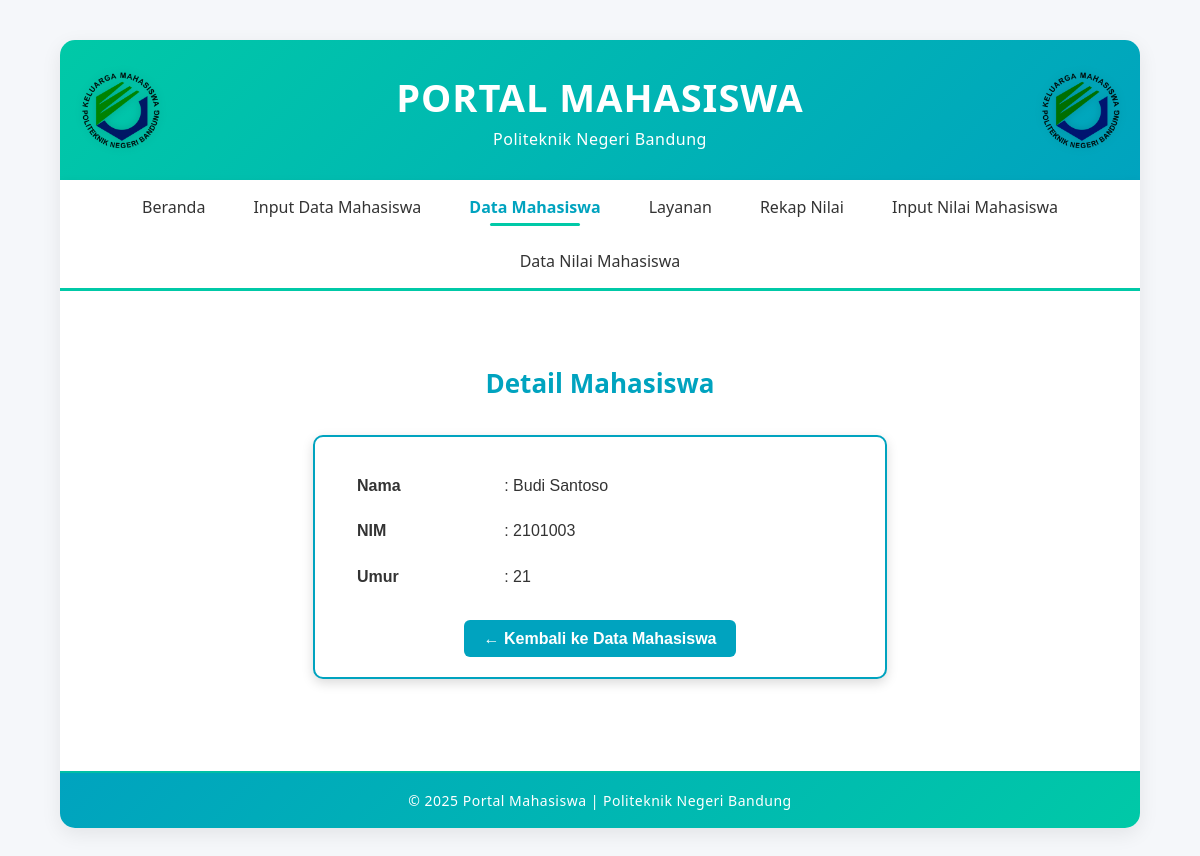
/template_dasar_01.php?page=mhsw&detail=2101003, run on the app's committed database.
### tables this page shows
CREATE TABLE `mahasiswa` (
  `Nim` varchar(15) NOT NULL,
  `Nama` varchar(100) DEFAULT NULL,
  `Umur` int(11) DEFAULT NULL
);

### mhsw.php (the view, shortened to what this page needs)
<?php
$host = "localhost";
$user = "root";
$pass = "";
$db   = "mahasiswa_db";
$conn = new mysqli($host, $user, $pass, $db);
if (isset($_GET['detail'])) {
    $nim = $conn->real_escape_string($_GET['detail']);
    $sql = "SELECT * FROM mahasiswa WHERE Nim='$nim'";
    $result = $conn->query($sql);
    if ($result && $result->num_rows > 0) {
        $data = $result->fetch_assoc();
        ?>
        <h2 style="text-align:center; margin:30px 0; color:#00a3bf;">Detail Mahasiswa</h2>
        <div style="
            width: 50%;
            margin: auto;
            background: #ffffff;
            padding: 25px 40px;
            border: 2px solid #00a3bf;
            border-radius: 10px;
            box-shadow: 0 4px 12px rgba(0,0,0,0.15);
            font-family: 'Poppins', Arial, sans-serif;
        ">
            <table style="width:100%; font-size:16px;">
                <tr>
                    <td style="padding:8px 0; font-weight:bold; width:30%;">Nama</td>
                    <td style="padding:8px 0;">: <?php echo htmlspecialchars($data['Nama']); ?></td>
                </tr>
                <tr>
                    <td style="padding:8px 0; font-weight:bold;">NIM</td>
                    <td style="padding:8px 0;">: <?php echo htmlspecialchars($data['Nim']); ?></td>
                </tr>
                <tr>
                    <td style="padding:8px 0; font-weight:bold;">Umur</td>
                    <td style="padding:8px 0;">: <?php echo htmlspecialchars($data['Umur']); ?></td>
                </tr>
            </table>
            <div style="text-align:center; margin-top:25px;">
                <a href="template_dasar_01.php?page=mhsw"
                   style="background-color:#00a3bf; color:white; padding:10px 20px;
                          border-radius:6px; text-decoration:none; font-weight:bold;">
                   ← Kembali ke Data Mahasiswa
                </a>
            </div>
        </div>
        <?php
    } else {
        echo "<p style='text-align:center; color:red;'>Data mahasiswa tidak ditemukan!</p>";
    }
} ?>

### template_dasar_01.php (style rules this page uses)
body { font-family: 'Poppins', 'Segoe UI', Arial, sans-serif; background-color: #f5f7fa; margin: 0; padding: 0; color: #333; }
.content h2 { color: #00a3bf; text-align: center; font-size: 26px; margin-bottom: 10px; }

### data on the page
mahasiswa: Nama "Budi Santoso", Nim "2101003", Umur "21"
